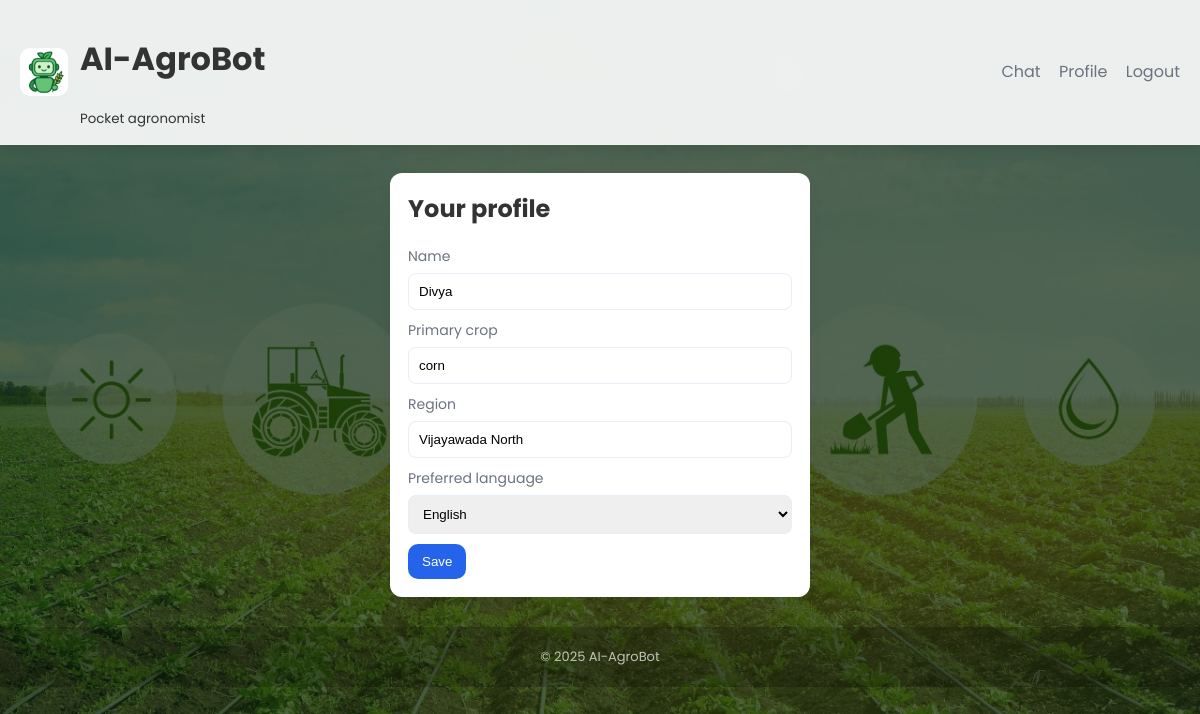
The app's page /profile (signed in), older data.
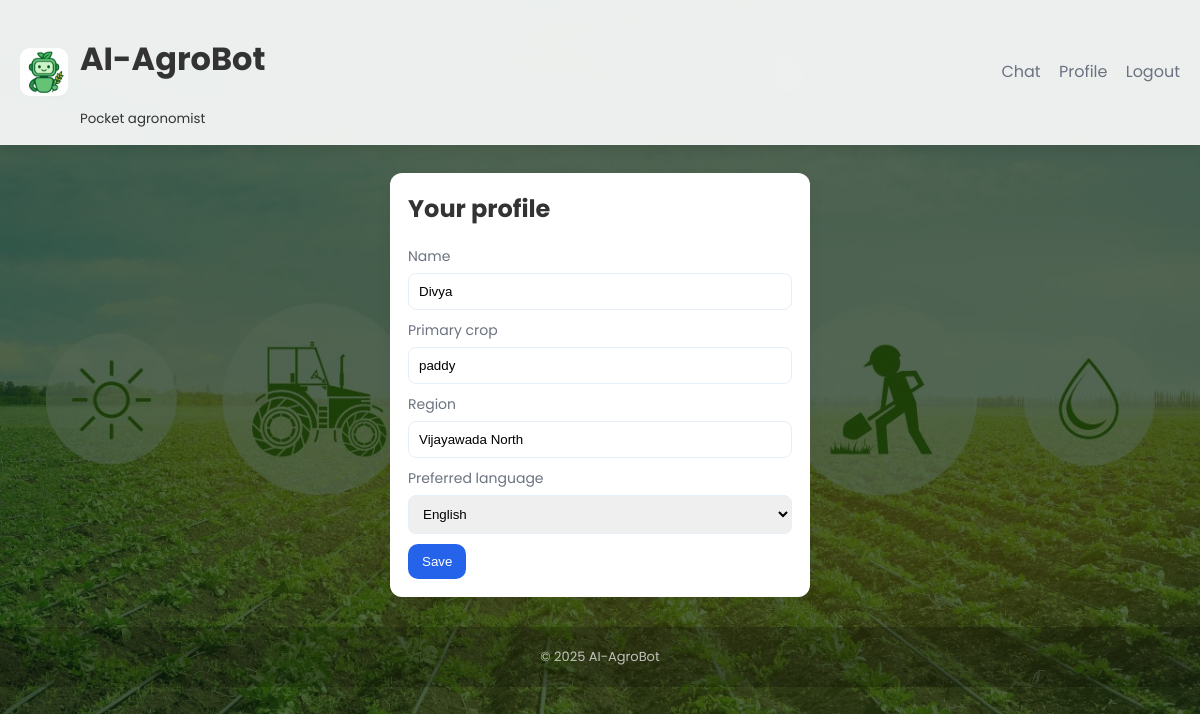
The same page, newer data.
### database.py (models this page shows)
class User(UserMixin, db.Model):
    __tablename__ = "users"
    id = db.Column(db.Integer, primary_key=True)
    email = db.Column(db.String(200), unique=True, nullable=False)
    password = db.Column(db.String(200), nullable=False)
    name = db.Column(db.String(100))
    role = db.Column(db.String(20), default="farmer")
    primary_crop = db.Column(db.String(100))
    region = db.Column(db.String(100))
    preferred_language = db.Column(db.String(20), default="en")

### app.py (the view, shortened to what this page needs)
@app.route("/profile", methods=["GET", "POST"])
@login_required
def profile():
    return render_template("profile.html")

### app.py (called while the page is built)
def get_locale():
    if current_user.is_authenticated:
        return current_user.preferred_language
    return request.accept_languages.best_match(app.config['LANGUAGES'])

@login_manager.user_loader
def load_user(user_id):
    return db.session.get(User, int(user_id))

### templates/profile.html (shortened to what this page needs)
{% extends "base.html" %}
{% block content %}
<div class="auth-card">
  <h2>{{ _('Your profile') }}</h2>
  <form method="post">
    <label>{{ _('Name') }}<input name="name" value="{{ current_user.name or '' }}"></label>
    <label>{{ _('Primary crop') }}<input name="primary_crop" value="{{ current_user.primary_crop or '' }}"></label>
    <label>{{ _('Region') }}<input name="region" value="{{ current_user.region or '' }}"></label>
    <label>{{ _('Preferred language') }}
      <select name="preferred_language">
        <option value="en" {% if current_user.preferred_language=='en' %}selected{% endif %}>English</option>
      </select>
    </label>
    <div class="actions"><button class="btn" type="submit">{{ _('Save') }}</button></div>
  </form>
</div>
{% endblock %}

Row changes from the older to the newer data that the page shows:
changed User "Divya": primary_crop "corn" → "paddy"
